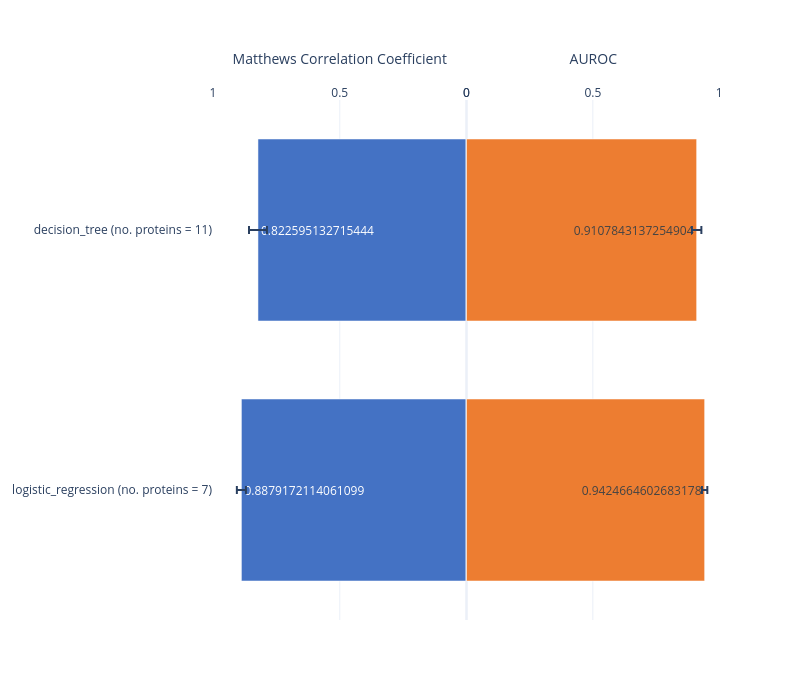

Notebook source saved alongside this figure:
### Markdown cell above
## Butterfly

### Code cell
import pandas as pd
from pathlib import Path
from ml.models.visualization import butterfly_plot

run_dir = Path("../outputs/")  

leaderboard = pd.read_csv("../outputs/leaderboard_final.csv") 
leaderboard['model_n_features']= ['{} (no. proteins = {})'.format(leaderboard.loc[i,'model'],leaderboard.loc[i,'selected_feature_count']) for i in leaderboard.index.tolist()]
butterfly_plot(leaderboard, var1 = 'mean_mcc', var2 = 'mean_roc_auc', var3 = 'selected_feature_count', error1 = 'std_mcc', error2 = 'std_roc_auc',  group = 'model_n_features', savepdf=False)

### Figure 1 — Plotly figure (JSON) as saved in the notebook; plotly's stock layout.template omitted (floating-point values rounded to 4 significant figures)
{"data": [{"error_x": {"array": [0.01795, 0.03536], "type": "data"}, "error_y": {"array": [0.01795, 0.03536], "type": "data"}, "marker": {"color": "#4472c4"}, "orientation": "h", "showlegend": false, "text": [0.8879, 0.8226], "textposition": "inside", "type": "bar", "width": 0.7, "x": [0.8879, 0.8226], "xaxis": "x", "y": ["logistic_regression (no. proteins = 7)", "decision_tree (no. proteins = 11)"], "yaxis": "y"}, {"error_x": {"array": [0.01063, 0.01873], "type": "data"}, "error_y": {"array": [0.01063, 0.01873], "type": "data"}, "marker": {"color": "#ed7d31"}, "orientation": "h", "showlegend": false, "text": [0.9425, 0.9108], "textposition": "inside", "type": "bar", "width": 0.7, "x": [0.9425, 0.9108], "xaxis": "x2", "y": ["logistic_regression (no. proteins = 7)", "decision_tree (no. proteins = 11)"], "yaxis": "y2"}], "layout": {"height": 700, "title": {"x": 0.5}, "width": 800, "xaxis": {"anchor": "y", "domain": [0, 0.5], "range": [1, 0], "side": "top", "title": {"text": "Matthews Correlation Coefficient"}}, "xaxis2": {"anchor": "y2", "domain": [0.5, 1], "side": "top", "title": {"text": "AUROC"}}, "yaxis": {"anchor": "x", "domain": [0, 1]}, "yaxis2": {"anchor": "x2", "domain": [0, 1], "matches": "y", "showticklabels": false}}}
